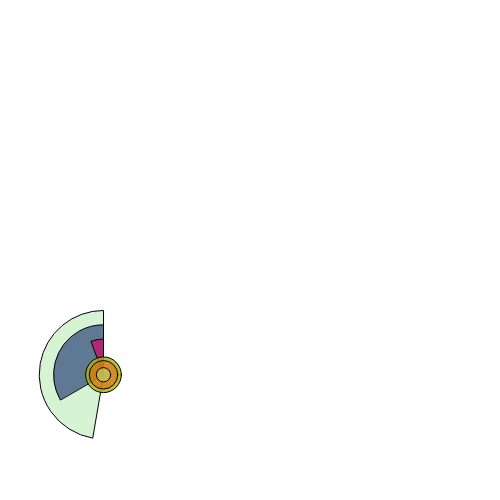
Frame 1 (no input)
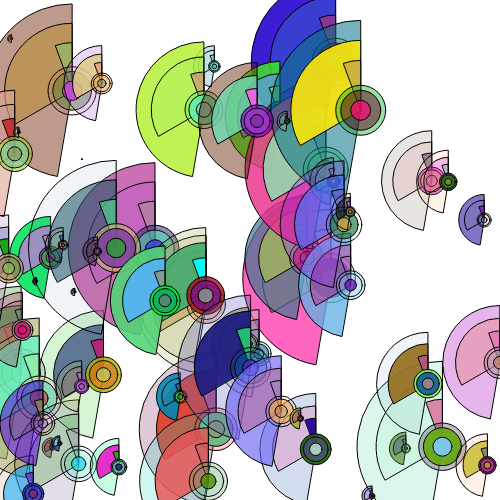
Frame 60 (no input)
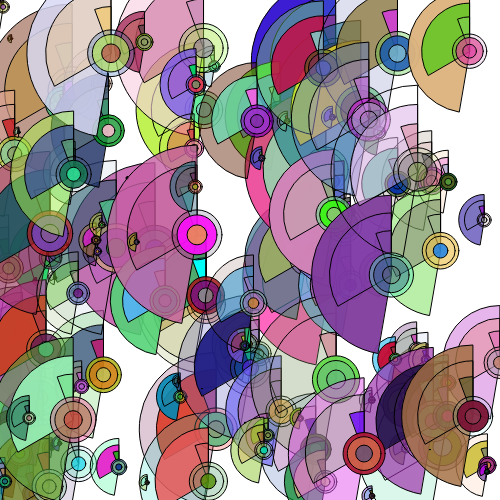
Frame 120 (the mouse pressed at the canvas centre since frame 60)

The p5.js sketch that drew these frames (run headless with seeded random() and noise() and a simulated clock; from frame 60 on, the mouse is pressed at the canvas centre):

// p5.js sketch
// ── sketch.js
var size;

//Initialization function
function setup() {
	createCanvas(500, 500);
	//Drawing speed(20fps)
	frameRate(20);
}

function draw() {
	//Call the customShape function
	customShape();
}

function customShape() {
	var size = random(200);
	var x = random(500);
	var y = random(500);

	//Arc shapes and their respective colour
	//Using random fill RBG values with random alpha values
	fill(random(255), random(255), random(255), random(255));
	arc(x, y, size * 0.9, size * 0.9, radians(100), radians(270), PIE);
	fill(random(255), random(255), random(255), random(255));
	arc(x, y, size * 0.7, size * 0.7, radians(150), radians(270), PIE);
	fill(random(255), random(255), random(255), random(255));
	arc(x, y, size * 0.5, size * 0.5, radians(250), radians(270), PIE);

	//Circle shapes and their respective colour
	//Using random fill RBG values with random alpha values
	fill(random(255), random(255), random(255), random(255));
	ellipse(x, y, size * 0.25, size * 0.25);
	fill(random(255), random(255), random(255), random(255));
	ellipse(x, y, size * 0.2, size * 0.2);
	fill(random(255), random(255), random(255), random(255));
	ellipse(x, y, size * 0.1, size * 0.1);


}
